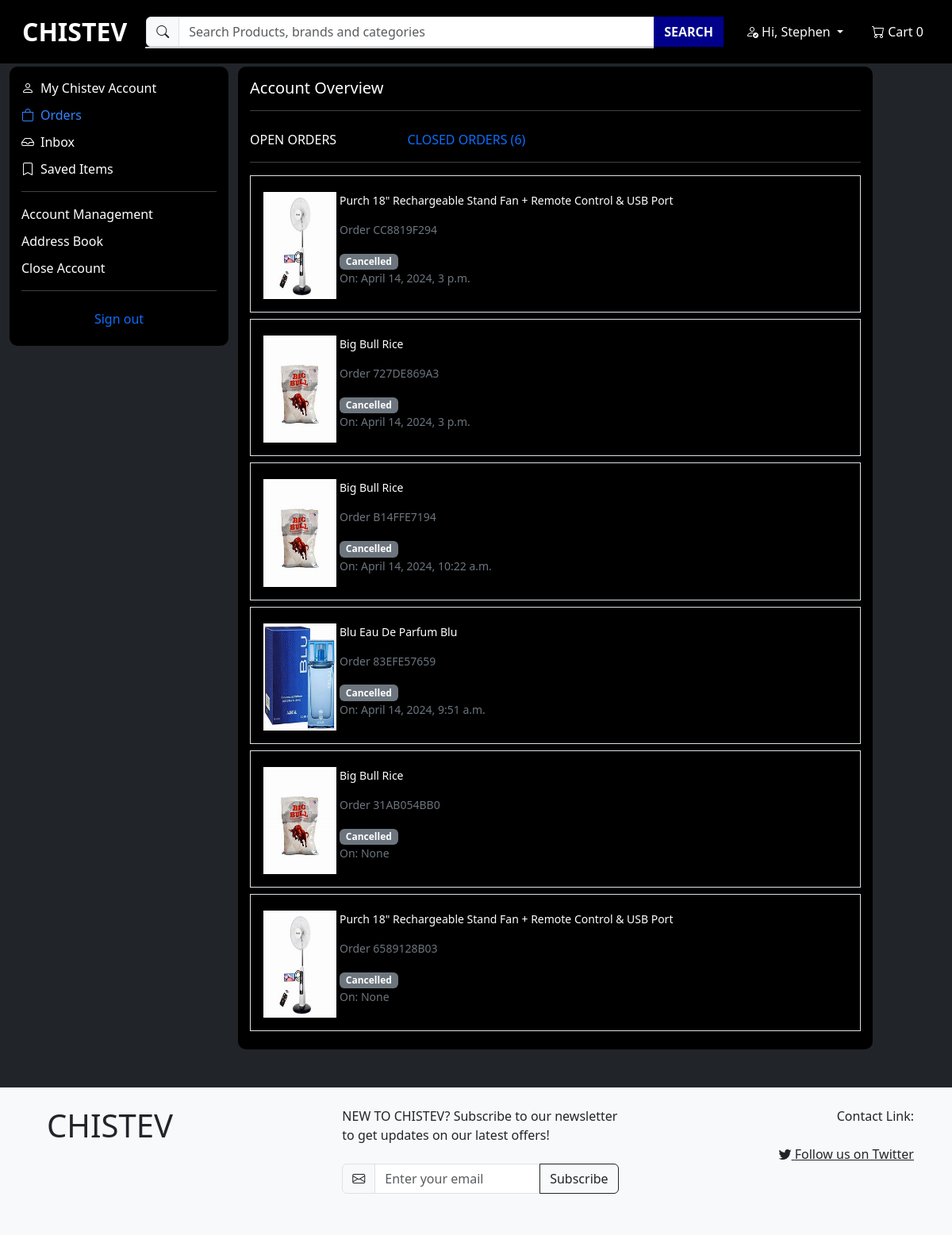
/accounts/closed_orders/ (signed in), run on an earlier commit of the app's database.
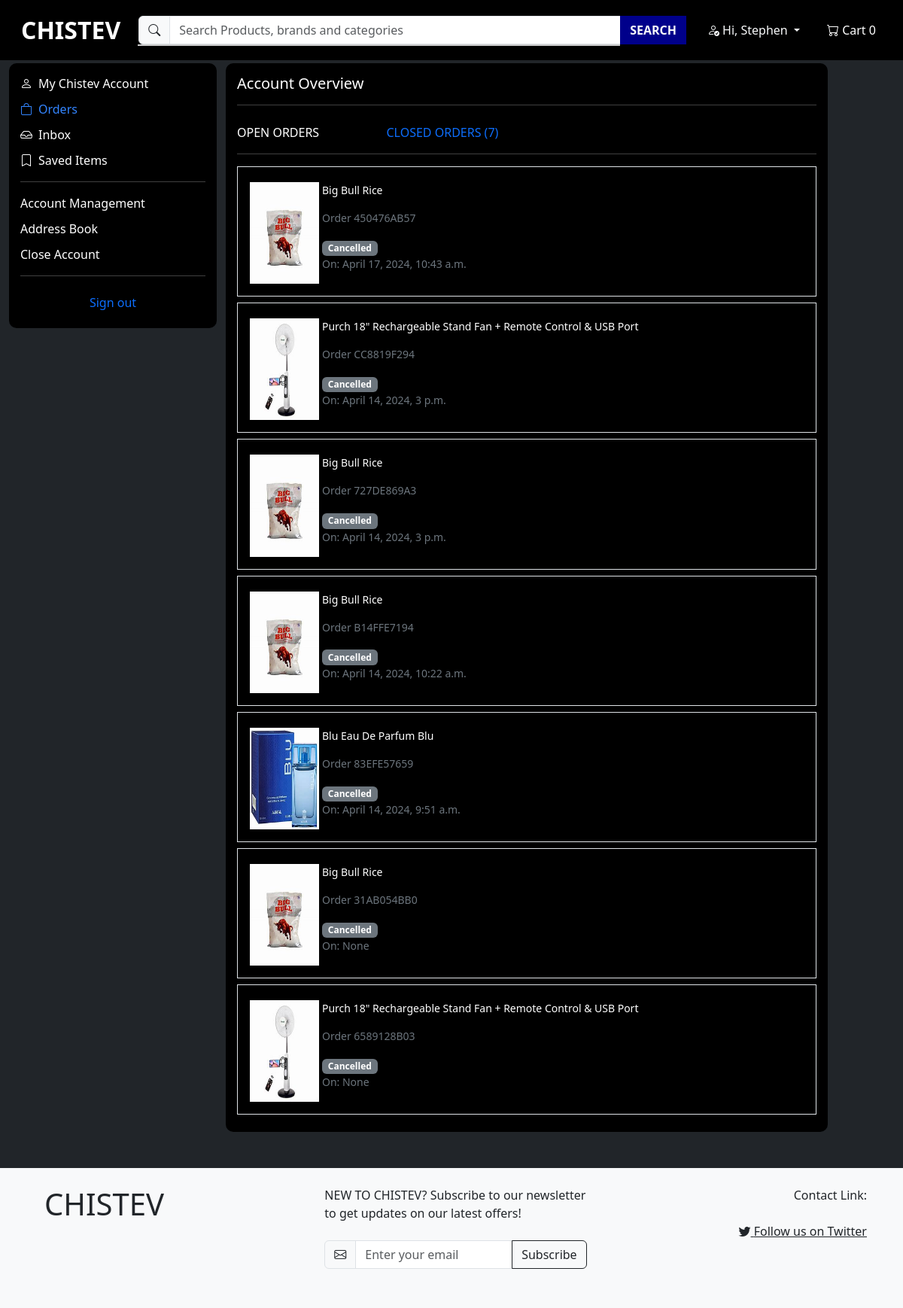
And on a later commit of the database.
### ecommerce/models.py (models this page shows, shortened)
class Order(models.Model):
    PAYMENT_METHOD_CHOICES = (
        ('pay_on_delivery', 'Tap & Relax, Pay with Bank Transfer on Delivery'),
        ('bank_transfer', 'Bank Transfer'),
    )
    DEFAULT_PAYMENT_METHOD = 'pay_on_delivery'
    order_number = models.CharField(max_length=10, unique=True)
    user = models.ForeignKey(settings.AUTH_USER_MODEL, on_delete=models.CASCADE)
    items = models.ManyToManyField('Product', through='OrderItem')
    total_amount = models.DecimalField(max_digits=10, decimal_places=2)
    order_date = models.DateTimeField(auto_now_add=True)
    payment_method = models.CharField(max_length=20, choices=PAYMENT_METHOD_CHOICES, default=DEFAULT_PAYMENT_METHOD)
    is_cancelled = models.BooleanField(default=False)
    cancellation_date = models.DateTimeField(null=True, blank=True)

class OrderItem(models.Model):
    order = models.ForeignKey(Order, on_delete=models.CASCADE)
    product = models.ForeignKey('Product', on_delete=models.CASCADE)
    quantity = models.PositiveIntegerField(default=1)
    price = models.DecimalField(max_digits=10, decimal_places=2)

class Product(models.Model):
    CATEGORY_CHOICES = [
        ('grains_rice', 'Grains & Rice'),
        ('food_cupboard', 'Food Cupboard'),
        ('household_care', 'Household Care'),
        ('laundry', 'Laundry'),
        ('fragrances', 'Fragrances'),
        ('air_conditioner', 'Air Conditioner'),
    ]
    name = models.CharField(max_length=100)
    image = models.ImageField()
    old_price = models.DecimalField(max_digits=10, decimal_places=2, blank=True, null=True)
    new_price = models.DecimalField(max_digits=10, decimal_places=2)
    discount_percentage = models.IntegerField(default=0)
    rating = models.DecimalField(max_digits=3, decimal_places=2, default=0.0)
    description = models.TextField()
    category = models.CharField(max_length=20, choices=CATEGORY_CHOICES, default="None")

### accounts/views.py (the view)
    def wrapper(request, *args, **kwargs):
        if not request.user.is_authenticated:
            return redirect('accounts:login_or_register')
        return view_func(request, *args, **kwargs)

### accounts/views.py (called while the page is built)
def redirect_to_login_or_register(view_func):
    def wrapper(request, *args, **kwargs):
        if not request.user.is_authenticated:
            return redirect('accounts:login_or_register')
        return view_func(request, *args, **kwargs)
    return wrapper

@redirect_to_login_or_register
def account_page(request, template_name, additional_context=None):
    current_path = resolve(request.path_info).url_name
    context = {'current_path': current_path}
    if additional_context:
        context.update(additional_context)
    return render(request, template_name, context)

### accounts/templates/accounts/closed_orders.html (shortened to what this page needs)
{% extends 'ecommerce/base.html' %}
{% load humanize %}
{% block body %}
{% include 'accounts/account_navigation.html' %}
<h5>Account Overview</h5>
<hr>
<div class="row mt-4">
    <div class="col-md-3">
        <a href="{% url 'accounts:orders' %}" class="text-decoration-none open-orders">OPEN ORDERS</a>
    </div>
    <div class="col-md-3">
        {% if cancelled_orders_count > 0 %}
            <a href="{% url 'accounts:closed_orders' %}" class="text-decoration-none">CLOSED ORDERS ({{ cancelled_orders_count }})</a>
        {% else %}
            <a href="{% url 'accounts:closed_orders' %}" class="text-decoration-none">CLOSED ORDERS (0)</a>
        {% endif %}
    </div>
</div>
<hr>
{% if cancelled_orders_count > 0 %}
{% for order_info in cancelled_orders %}
    <div class="border p-3 mb-2">
        <a href="{% url 'accounts:order_details' order_number=order_info.order.order_number %}" class="text-decoration-none text-white">
            <div class="col-md-5 mt-1 d-flex">
                <img src="{{ order_info.order_item.product.image.url }}" alt="{{ order_info.order_item.product.name }}" class="img-fluid" style="width: 30%;">
                <div class="ms-1">
                    <p class="small text-nowrap">{{ order_info.order_item.product.name }}</p>
                    <p class="small text-secondary">Order {{ order_info.order.order_number }}</p>
                    <span class="badge bg-secondary">Cancelled</span>
                    <p class="small text-secondary">On: {{ order_info.order.cancellation_date }}</p>
                </div>
            </div>
        </a>
    </div>
{% endfor %}
{% endif %}
</div>
</div>
</div>
</body>
{% endblock %}

What changed in the data, as far as the page shows it:
now on this page (row edited): Order: order_item.product.image (picture), order_item.product.name "Big Bull Rice", order.order_number "450476AB57", order.cancellation_date "April 17, 2024, 10:43 a.m."
Also different on the page:
{{ cancelled_orders_count }}: "6" → "7"
